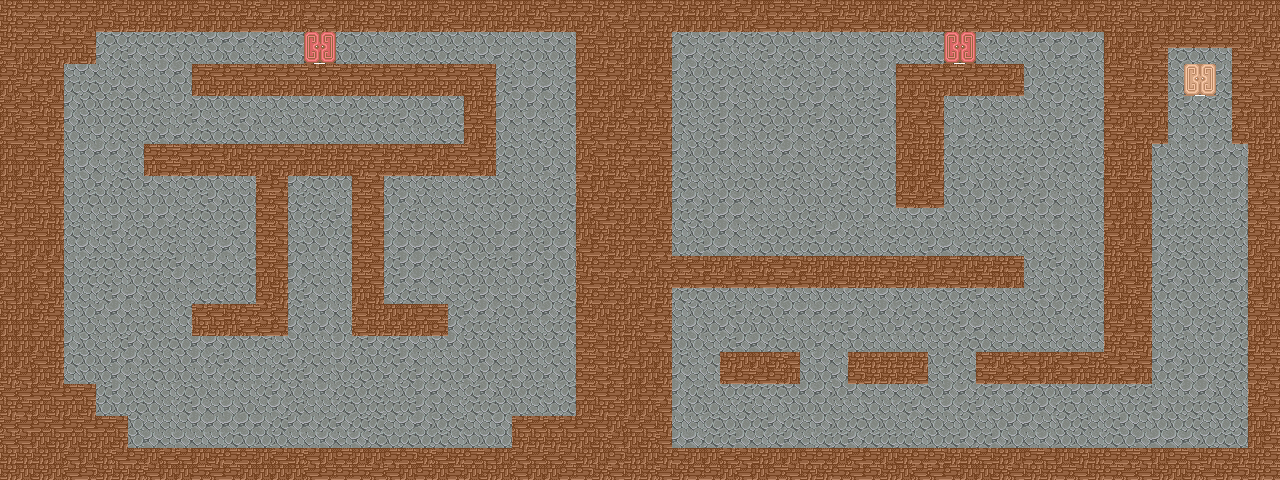

Below is a game level as drawn by its tile map, then a one-line description and the .tmx that defines it (tile-layer data replaced by summaries):
An orthogonal 80x30 tile map with 16x16 px tiles, 5 tile layers (bgLayer, wallLayer, Right_Layer, Left_Layer, ...).

<map version="1.10" tiledversion="1.10.2" orientation="orthogonal" renderorder="right-down" width="80" height="30" tilewidth="16" tileheight="16" infinite="0" nextlayerid="7" nextobjectid="1">
 <editorsettings>
  <export target="level2.json" format="json" />
 </editorsettings>
 <tileset firstgid="1" name="tile" tilewidth="16" tileheight="16" tilecount="36" columns="18">
  <image source="tile.png" trans="000000" width="288" height="32" />
  <tile id="2">
   <properties>
    <property name="collides" type="bool" value="true" />
   </properties>
  </tile>
  <tile id="3">
   <properties>
    <property name="collides" type="bool" value="true" />
   </properties>
  </tile>
  <tile id="4">
   <properties>
    <property name="collides" type="bool" value="true" />
   </properties>
  </tile>
  <tile id="5">
   <properties>
    <property name="collides" type="bool" value="true" />
   </properties>
  </tile>
  <tile id="6">
   <properties>
    <property name="collides" type="bool" value="true" />
   </properties>
  </tile>
  <tile id="7">
   <properties>
    <property name="collides" type="bool" value="true" />
   </properties>
  </tile>
  <tile id="8">
   <properties>
    <property name="collides" type="bool" value="true" />
   </properties>
  </tile>
  <tile id="9">
   <properties>
    <property name="collides" type="bool" value="true" />
   </properties>
  </tile>
  <tile id="10">
   <properties>
    <property name="collides" type="bool" value="true" />
   </properties>
  </tile>
  <tile id="11">
   <properties>
    <property name="collides" type="bool" value="true" />
   </properties>
  </tile>
  <tile id="20">
   <properties>
    <property name="collides" type="bool" value="true" />
   </properties>
  </tile>
  <tile id="21">
   <properties>
    <property name="collides" type="bool" value="true" />
   </properties>
  </tile>
  <tile id="22">
   <properties>
    <property name="collides" type="bool" value="true" />
   </properties>
  </tile>
  <tile id="23">
   <properties>
    <property name="collides" type="bool" value="true" />
   </properties>
  </tile>
  <tile id="24">
   <properties>
    <property name="collides" type="bool" value="true" />
   </properties>
  </tile>
  <tile id="25">
   <properties>
    <property name="collides" type="bool" value="true" />
   </properties>
  </tile>
  <tile id="26">
   <properties>
    <property name="collides" type="bool" value="true" />
   </properties>
  </tile>
  <tile id="27">
   <properties>
    <property name="collides" type="bool" value="true" />
   </properties>
  </tile>
  <tile id="28">
   <properties>
    <property name="collides" type="bool" value="true" />
   </properties>
  </tile>
  <tile id="29">
   <properties>
    <property name="collides" type="bool" value="true" />
   </properties>
  </tile>
 </tileset>
 <layer id="1" name="bgLayer" width="80" height="30">
  <data>[2400 cells, 2400 non-empty, 4 distinct tile ids]</data>
 </layer>
 <layer id="2" name="wallLayer" width="80" height="30">
  <data>[2400 cells, 1001 non-empty, 4 distinct tile ids]</data>
 </layer>
 <layer id="5" name="Right_Layer" width="80" height="30">
  <properties>
   <property name="collides" type="bool" value="true" />
  </properties>
  <data>[2400 cells, 4 non-empty, 2 distinct tile ids]</data>
 </layer>
 <layer id="4" name="Left_Layer" width="80" height="30">
  <properties>
   <property name="collides" type="bool" value="true" />
  </properties>
  <data>[2400 cells, 13 non-empty, 4 distinct tile ids]</data>
 </layer>
 <layer id="6" name="itemLayer" width="80" height="30">
  <properties>
   <property name="collides" type="bool" value="true" />
  </properties>
  <data>[2400 cells, 4 non-empty, 4 distinct tile ids]</data>
 </layer>
</map>